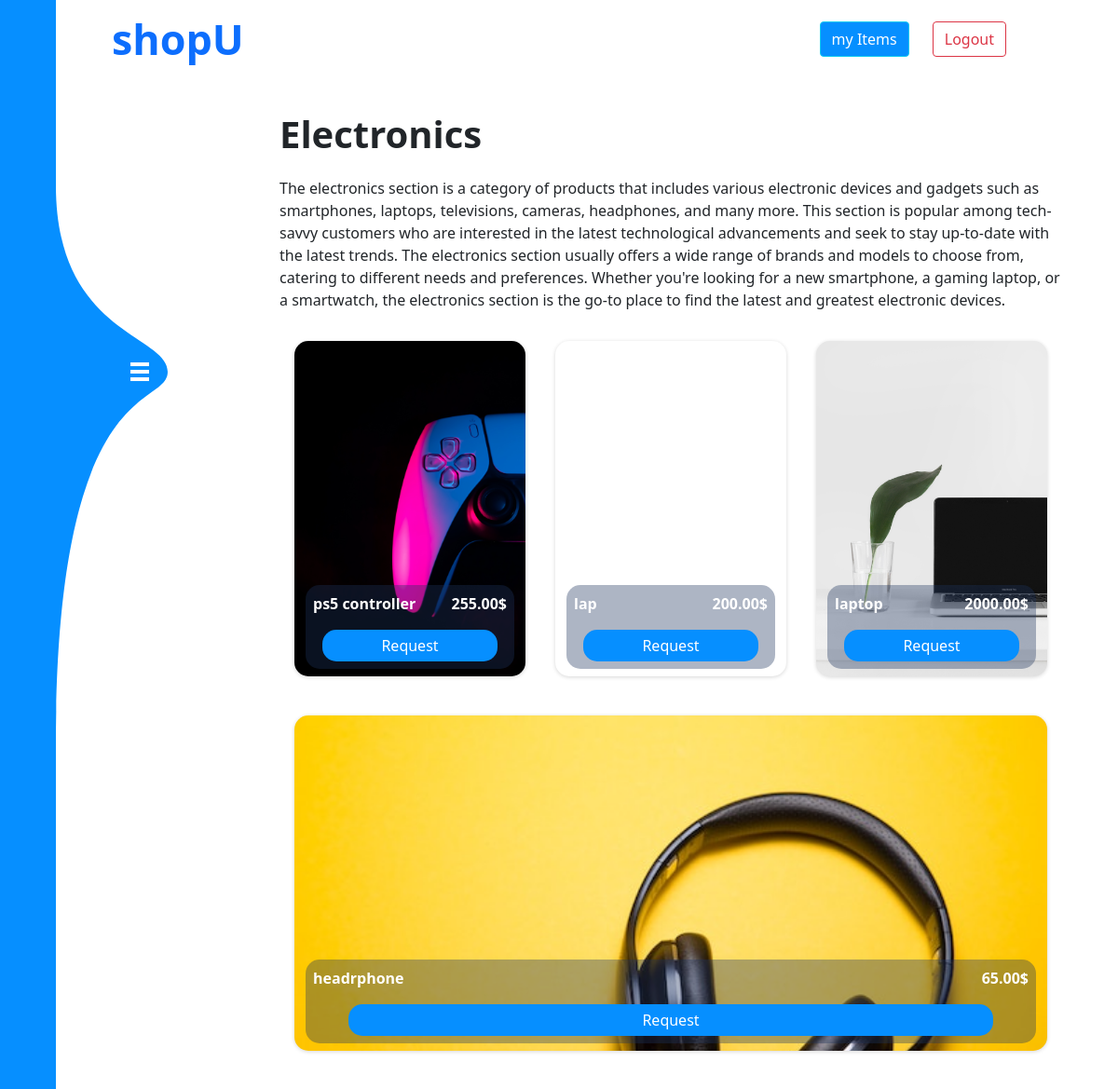
/electronics/ (signed in), run on the app's committed database.
### shop/models.py (models this page shows, shortened)
class Item(models.Model):
    CATEGORY_CHOICES = (
        ("Electronics", "Electronics"),
        ("Fashion", "Fashion"),
        ("Sports and Outdoors", "Sports and Outdoors"),
        ("Toys and Games", "Toys and Games"),
    )
    """
    Item model representing products on an e-commerce platform.
    """
    owner = models.ForeignKey(
        User,
        on_delete=models.CASCADE,
        related_name="owned_items",
        default=User.objects.first().id,
    )
    price = models.DecimalField(max_digits=10, decimal_places=2)
    name = models.CharField(max_length=50)
    category = models.CharField(
        max_length=50, choices=CATEGORY_CHOICES, default="Uncategorized"
    )
    users = models.ManyToManyField(User, blank=True, related_name="interested_items")
    created = models.DateTimeField(auto_now_add=True)
    image = models.ImageField(null=True, blank=True)
    description = models.TextField(null=True)
    class Meta:
        ordering = ["-created"]

### shop/views.py (the view)
# urls.py: path('electronics/',views.electronics,name='Electronics'),
@login_required(login_url="login")
def electronics(request):
    electronic_items = Item.objects.filter(category="Electronics")
    return render(request, "electronics.html", {"items": electronic_items})

### shop/templates/electronics.html (shortened to what this page needs)
{% include 'base.html' %} {% block content %} {% load static %}
<div class="thebody">
  <div style='margin-top:4rem' class="itemsSection">
    <div class="itemText">
      <p style="font-size: 2.5rem; font-weight: bold">Electronics</p>
      <p>
        The electronics section is a category of products that includes various
         electronic devices and gadgets such as smartphones, laptops, televisions,
          cameras, headphones, and many more. This section is popular among
           tech-savvy customers who are interested in the latest technological
           advancements and seek to stay up-to-date with the latest trends.
           The electronics section usually offers a wide range of brands and
           models to choose from, catering to different needs and preferences.
           Whether you're looking for a new smartphone, a gaming laptop,
           or a smartwatch, the electronics section is the go-to place to find
           the latest and greatest electronic devices.
      </p>
    </div>
    <div style="margin-top: 1rem" class="container text-center">
      {% for item in items %}
       {% if forloop.counter0|divisibleby:3 %}
      <div class="row">
        {% endif %}
        <div
        style="background-image: url('{% static "images/" %}{{ item.image }}')"
          class="col item"
        >
          <div class="itemCard">
            <div class="aboveCard">
              <p style='color:white;font-weight:bold'>{{ item.name }}</p>
              <p style='color:white;font-weight:bold'>{{ item.price }}$</p>
            </div>
            <div class="bottomCard"><a style='color:white;text-decoration:none' href="{% url 'detail' item.id %}">Request</a></div>
          </div>
        </div>
        {% if forloop.counter|divisibleby:3 or forloop.last %}
      </div>
      {% endif %} {% endfor %}
    </div>
  </div>
</div>
{% endblock content %}

### static/st.css (style rules this page uses)
.thebody { height: 100vh; width: 70%; margin-left: auto; margin-right: 5%; }
.itemText { display: flex; flex-direction: column; }
.itemsSection { width: 100%; height: 1000px; }
.item { background-color: #fff; box-shadow: rgba(0, 0, 0, 0.16) 0px 1px 4px; margin: 1rem; margin-bottom: 2.6rem; height: 360px; width: 90%; display: flex; flex-direction: column; justify-content: end; border-radius: 15px; background-size: cover; }
.aboveCard { display: flex; width: 100%; justify-content: space-between; }
.itemCard { background-color: rgb(28 52 91/36%); border-radius: 15px; padding: 0.5rem; position: relative; bottom: 0.5rem; }
.bottomCard { background-color: #068fff; width: 90%; margin: auto; color: white; border-radius: 15px; padding: 0.3rem; }

### data on the page
Item: image (picture), name "ps5 controller", price "255.00"
Item: name "lap", price "200.00"
Item: image (picture), name "laptop", price "2000.00"
Item: image (picture), name "headrphone", price "65.00"
